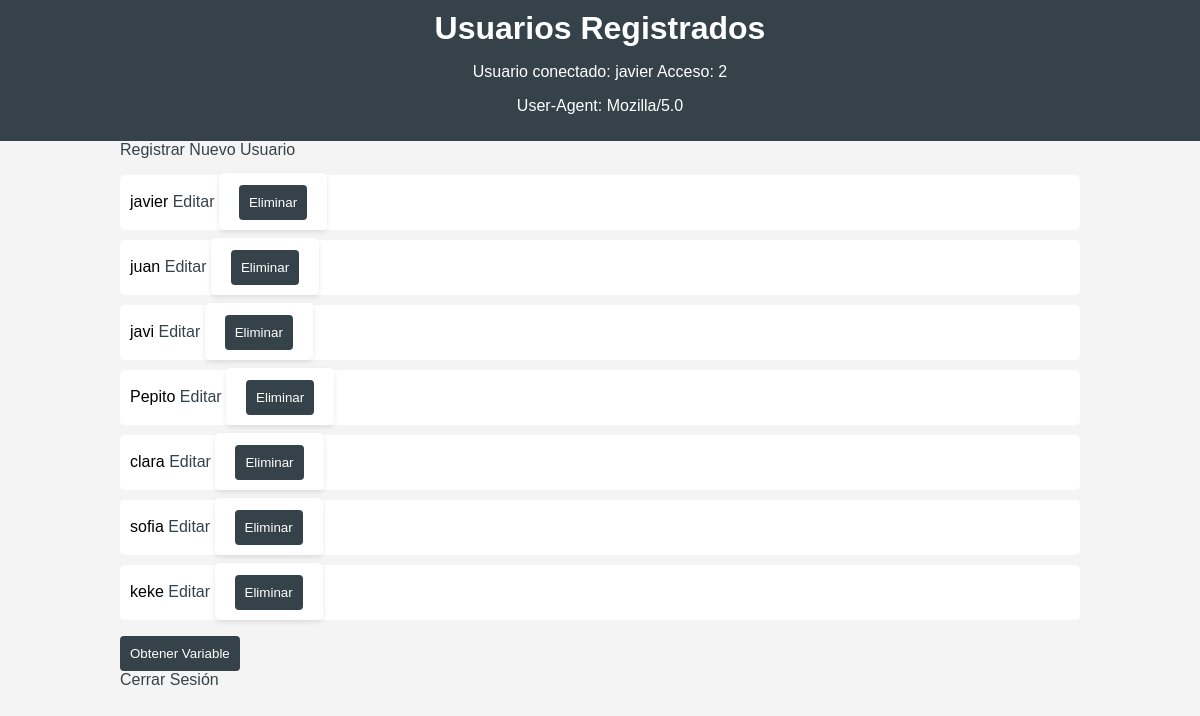
The app's page /usuarios (signed in) with its own data.
### app.py (models this page shows)
class Usuario(db.Model, UserMixin):
    id = db.Column(db.Integer, primary_key=True)
    username = db.Column(db.String(150), unique=True, nullable=False)
    password = db.Column(db.String(150), nullable=False)

### app.py (the view)
@app.route('/usuarios')
@login_required
def usuarios():
    global msg_usuario
    global contador
    usuarios = Usuario.query.all()
    usuario_cookie = request.cookies.get('usuario')
    user_agent = request.headers.get('User-Agent')
    return render_template('users.html', usuarios=usuarios, usuario_cookie=usuario_cookie,
                           msg_usuario=msg_usuario + str(contador), user_agent=user_agent)

### app.py (called while the page is built)
@login_manager.user_loader
def load_user(user_id):
    return Usuario.query.get(int(user_id))

### templates/users.html (shortened to what this page needs)
<!DOCTYPE html>
<html lang="es">
<head>
    <link rel="stylesheet" href="{{ url_for('static', filename='styles.css') }}">
</head>
<body>
    <header>
        <h1>Usuarios Registrados</h1>
        <p>Usuario conectado: {{ usuario_cookie }} {{ msg_usuario }}</p>
        <p>User-Agent: {{ user_agent }}</p>
    </header>
    <div class="container">
        <a href="{{ url_for('register') }}">Registrar Nuevo Usuario</a>
        <ul>
            {% for usuario in usuarios %}
                <li>
                    {{ usuario.username }}
                    <a href="{{ url_for('edit_user', id=usuario.id) }}">Editar</a>
                    <form action="{{ url_for('delete_user', id=usuario.id) }}" method="POST" style="display:inline;">
                        <button type="submit">Eliminar</button>
                    </form>
                </li>
            {% endfor %}
        </ul>
        <button id="get-variable-button">Obtener Variable</button>
        <a href="{{ url_for('logout') }}">Cerrar Sesión</a>
    </div>
</body>
</html>

### static/styles.css (style rules this page uses)
body { font-family: Arial, sans-serif; background-color: #f4f4f4; margin: 0; padding: 0; }
.container { width: 80%; margin: auto; overflow: hidden; }
header { background: #35424a; color: #ffffff; padding: 10px 0; text-align: center; }
h1 { margin: 0; }
form { background: #ffffff; padding: 20px; margin: 20px 0; border-radius: 5px; box-shadow: 0 2px 5px rgba(0, 0, 0, 0.1); }
button { background: #35424a; color: #ffffff; border: none; padding: 10px; cursor: pointer; border-radius: 4px; }
ul { list-style: none; padding: 0; }
li { background: #ffffff; padding: 10px; margin: 10px 0; border-radius: 5px; }
a { text-decoration: none; color: #35424a; }

### records on screen
Usuario: username "javier"
Usuario: username "juan"
Usuario: username "javi"
Usuario: username "Pepito"
Usuario: username "clara"
Usuario: username "sofia"
Usuario: username "keke"

### other values on screen
{{ msg_usuario }} "Acceso: 2"
{{ user_agent }} "Mozilla/5.0"
